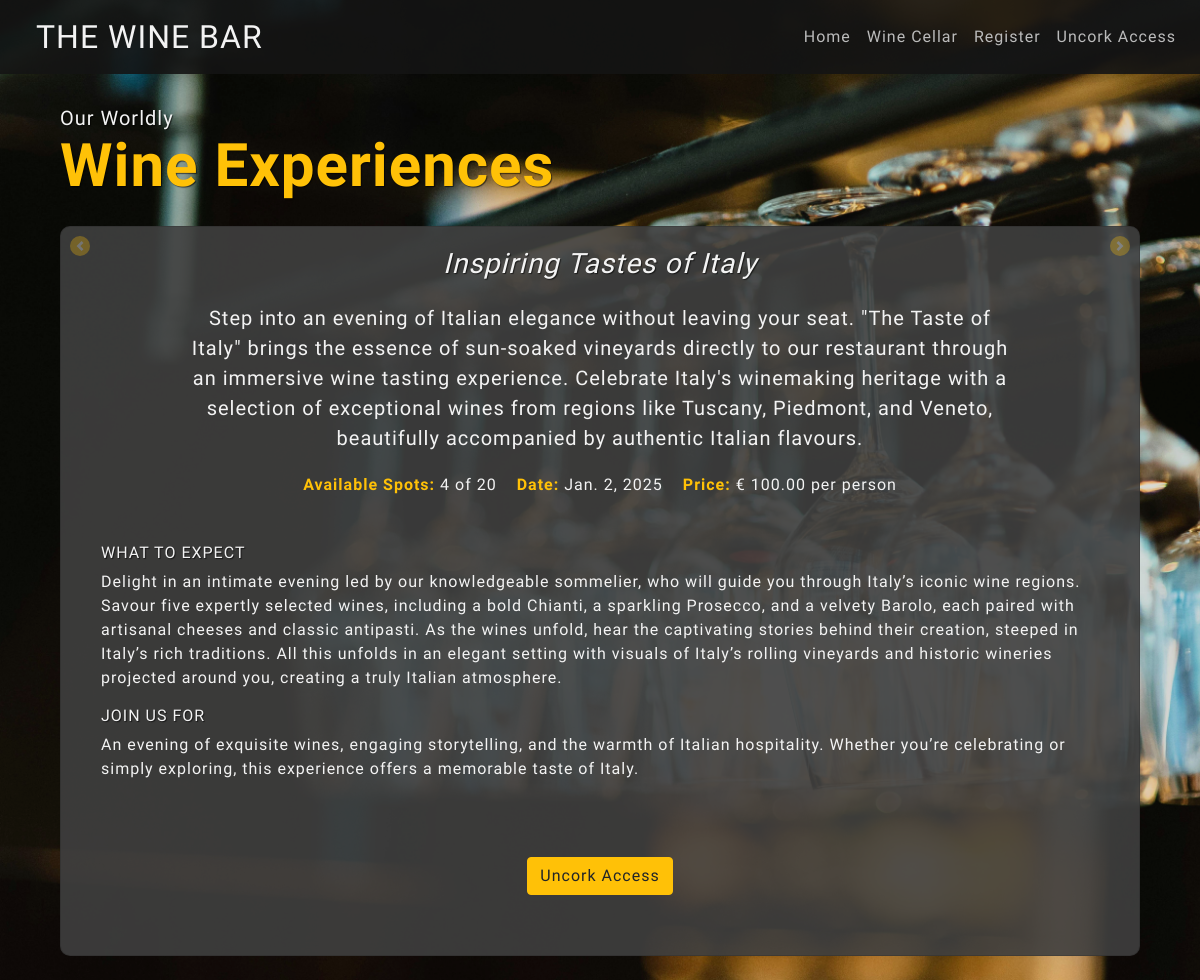
Before: /wine_cellar/ with the older database file.
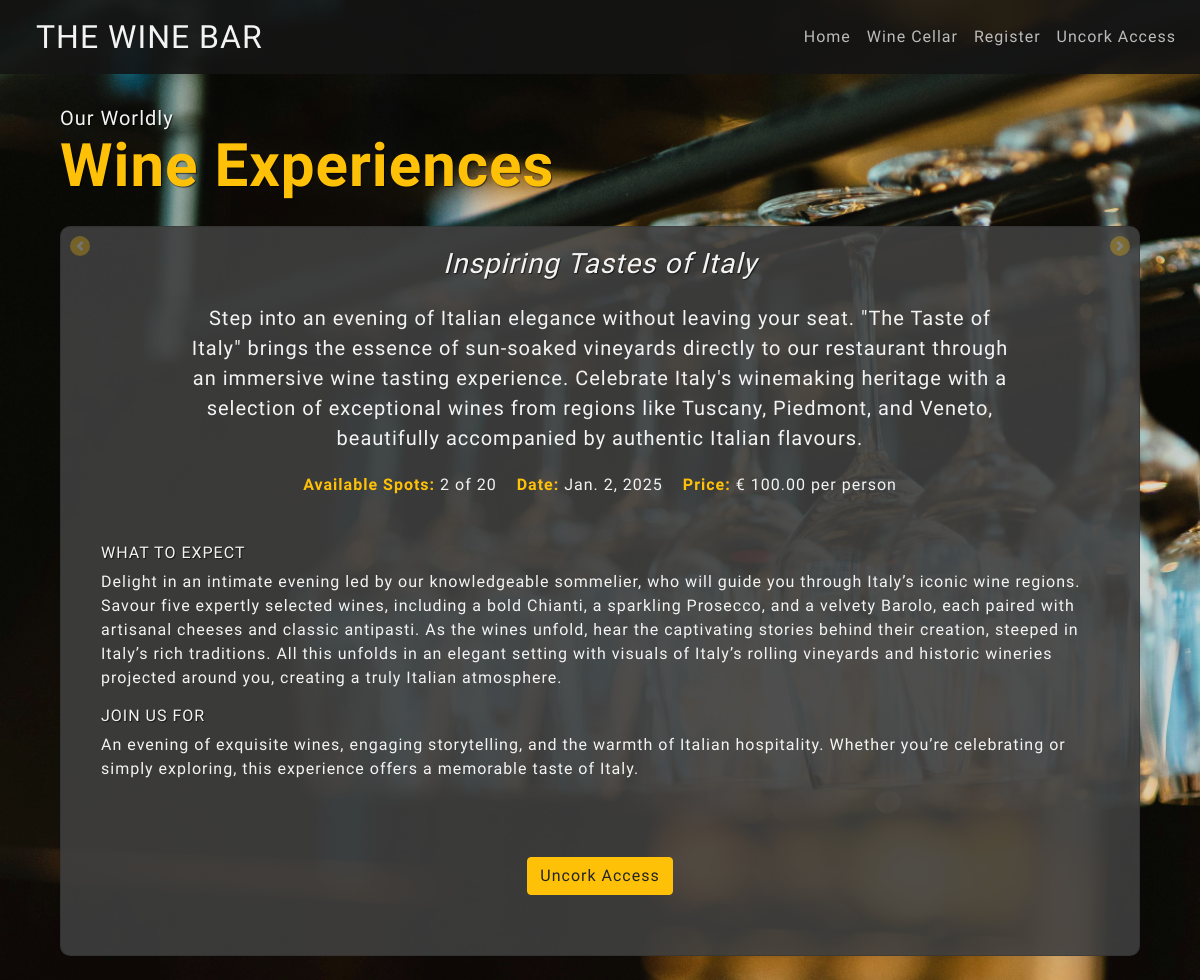
After: the same page with the newer database file.
### bookings/models.py (models this page shows, shortened)
class WineCellar(models.Model):
    title = models.CharField(max_length=255)
    description = models.TextField()
    price = models.DecimalField(max_digits=10, decimal_places=2)
    date = models.DateField()
    available_spots = models.PositiveIntegerField()
    total_spots = models.PositiveIntegerField()
    what_to_expect = models.TextField()
    join_us_for = models.TextField()

### bookings/views.py (the view)
# urls.py: path("", views.wine_list, name="wine_cellar"),
def wine_list(request):
    wines = WineCellar.objects.all()
    return render(request, "bookings/wine_cellar.html", {"wines": wines})

### bookings/templates/bookings/wine_cellar.html (shortened to what this page needs)
{% extends "layout.html" %}
{% block content %}
  <div class="container mt-4">
    <h1 class="mb-4">
      Our Worldly
      <br>
      <strong>Wine Experiences</strong>
    </h1>
    <div id="wineCarousel"
         class="carousel slide"
         data-ride="carousel"
         data-interval="false">
      <div class="carousel-inner">
        {% for wine in wines %}
          <div class="carousel-item {% if forloop.first %}active{% endif %}">
            <div class="card">
              <div class="card-body">
                <h5 class="card-title">{{ wine.title }}</h5>
                <p class="card-text">{{ wine.description }}</p>
                <div id="info">
                  <p>
                    <strong>Available Spots:</strong> {{ wine.available_spots }} of {{ wine.total_spots }}
                  </p>
                  <p>
                    <strong>Date:</strong> {{ wine.date }}
                  </p>
                  <p>
                    <strong>Price:</strong> € {{ wine.price }} per person
                  </p>
                </div>
                <div class="about_tasting">
                  <h6>What to Expect</h6>
                  <p>{{ wine.what_to_expect }}</p>
                  <h6>Join Us For</h6>
                  <p>{{ wine.join_us_for }}</p>
                </div>
                {% if user.is_authenticated %}
                  <button type="button" class="btn btn-warning" data-toggle="modal" data-target="#bookingModal" data-wine-id="{{ wine.id }}">Book Now</button>
                {% else %}
                  <a href="{% url 'bookings:register' %}" class="btn btn-warning">Uncork Access</a>
                {% endif %}
              </div>
            </div>
          </div>
        {% endfor %}
      </div>
      <a class="carousel-control-prev"
         href="#wineCarousel"
         role="button"
         data-slide="prev">
        <span class="carousel-control-prev-icon" aria-hidden="true"></span>
      </a>
      <a class="carousel-control-next"
         href="#wineCarousel"
         role="button"
         data-slide="next">
        <span class="carousel-control-next-icon" aria-hidden="true"></span>
      </a>
    </div>
  </div>
{% endblock content %}
{% block scripts %}
  {% load static %}
{% endblock scripts %}

Changed rows visible on the page:
changed WineCellar "Inspiring Tastes of Italy": available_spots "4" → "2"
